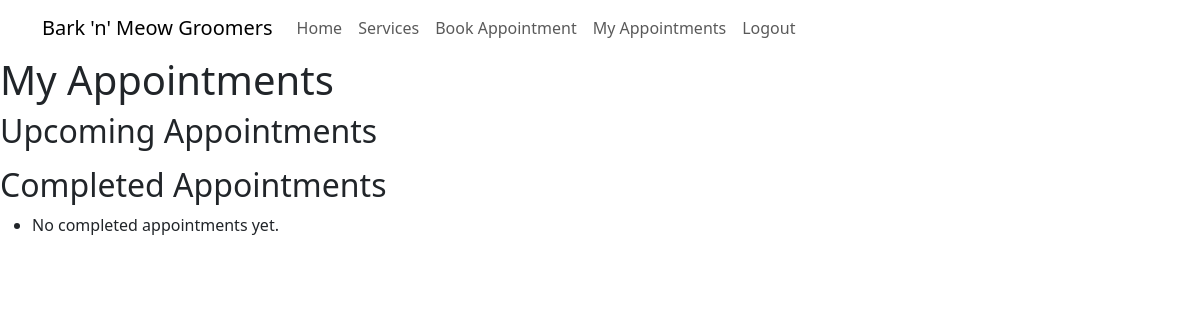
Page /my-appointments/ (signed in) on the earlier database version.
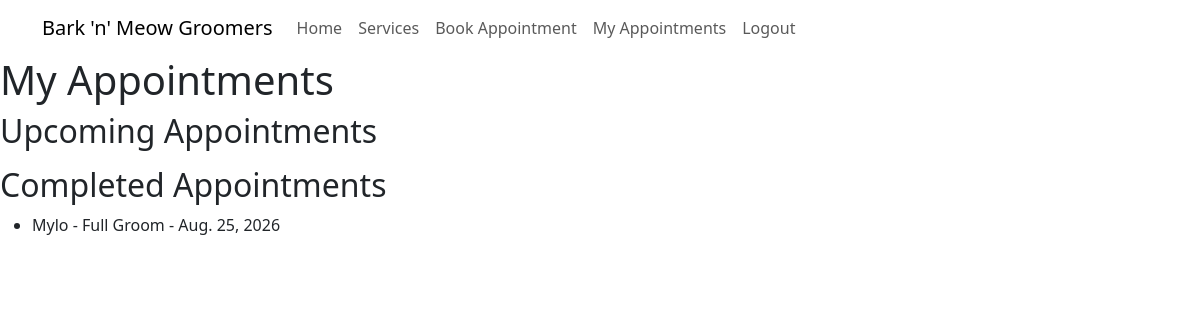
Same page on the later database version.
### bookings/models.py (models this page shows, shortened)
class Appointment(models.Model):
    STATUS_CHOICES = [
        ('pending', 'Pending'),
        ('confirmed', 'Confirmed'),
        ('completed', 'Completed'),
        ('cancelled', 'Cancelled'),
    ]
    user = models.ForeignKey(User, on_delete=models.CASCADE)
    pet = models.ForeignKey(Pet, on_delete=models.CASCADE)
    service = models.ForeignKey(GroomingService, on_delete=models.CASCADE)
    appointment_date = models.DateField()
    appointment_time = models.TimeField()
    status = models.CharField(max_length=10, choices=STATUS_CHOICES, default='pending')
    notes = models.TextField(blank=True)
    created_on = models.DateTimeField(auto_now_add=True)
    updated_on = models.DateTimeField(auto_now=True)

class Pet(models.Model):
    PET_TYPES = [
        ('Dog', 'Dog'),
        ('Cat', 'Cat'),
    ]
    PET_SIZES = [
        ('Small', 'Small'),
        ('Medium', 'Medium'),
        ('Large', 'Large'),
    ]
    owner = models.ForeignKey(User, on_delete=models.CASCADE)
    name = models.CharField(max_length=100)
    pet_type = models.CharField(max_length=10, choices=PET_TYPES)
    breed = models.CharField(max_length=100, blank=True)
    age = models.PositiveIntegerField()
    size = models.CharField(max_length=10, choices=PET_SIZES)
    notes = models.TextField(blank=True)
    image = CloudinaryField('image', blank=True, null=True)

class GroomingService(models.Model):
    name = models.CharField(max_length=100)
    description = models.TextField()
    price = models.DecimalField(max_digits=6, decimal_places=2)
    duration = models.PositiveIntegerField()

### bookings/views.py (the view)
# urls.py: path('my-appointments/', views.my_appointments, name='my_appointments'),
@login_required
def my_appointments(request):
    upcoming_appointments = Appointment.objects.filter(user=request.user).exclude(status__in=['cancelled', 'completed'])
    completed_appointments = Appointment.objects.filter(user=request.user, status='completed')
    return render(request, 'my_appointments.html', {'upcoming_appointments': upcoming_appointments, 'completed_appointments': completed_appointments})

### templates/my_appointments.html (shortened to what this page needs)
{% extends 'base.html' %}
{% block content %}
<h1>My Appointments</h1>
<h2>Upcoming Appointments</h2>
<h2>Completed Appointments</h2>
<ul>
    {% for appointment in completed_appointments %}
    <li>
        {{ appointment.pet.name }} -
        {{ appointment.service.name }} -
        {{ appointment.appointment_date }}
    </li>
    {% empty %}
    <li>No completed appointments yet.</li>
    {% endfor %}
</ul>
{% endblock %}

Differences in the rows shown:
added Appointment: pet.name "Mylo", service.name "Full Groom", appointment_date "Aug. 25, 2026"
Other differences:
text no longer shown: "No completed appointments yet."
